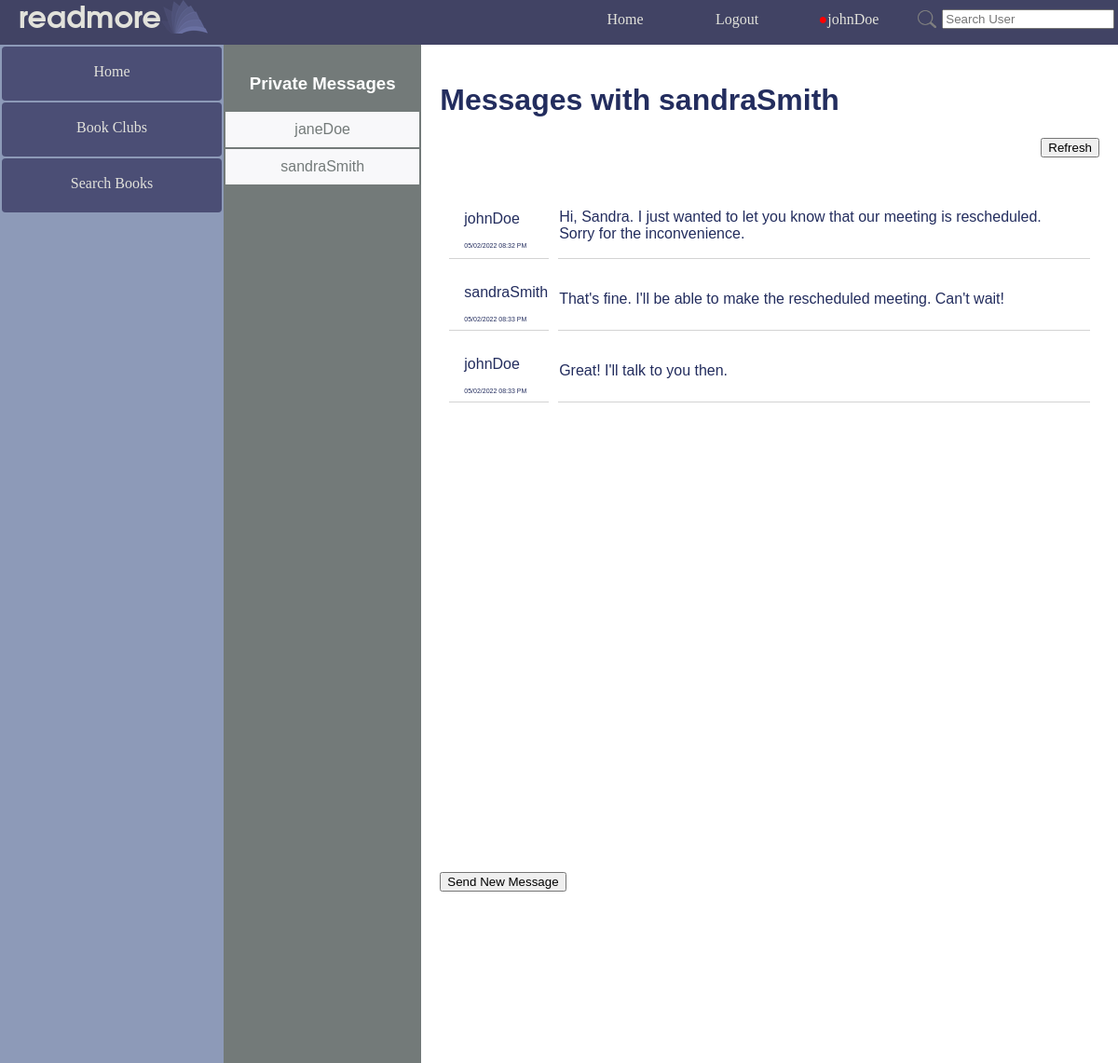
Screenshot of /readmore/messages/16/ (signed in) with the database file from the repository.
### readmore_app/models.py (models this page shows, shortened)
class UserExt(User):
    user_friends = models.ManyToManyField('UserExt', related_name="friends")
    user_birthdate = models.DateField()
    user_bio = models.TextField(default="This user hasn't written a bio :(")
    user_pending_friends = models.ManyToManyField('UserExt', related_name="pending_friends")
    user_reading_log = models.ManyToManyField('ReadingLogBook', related_name="reading_log")

class Chat(models.Model):
    chat_id = models.AutoField(primary_key=True)
    chat_user = models.ForeignKey(UserExt, null=True, on_delete=models.SET_NULL)
    chat_time = models.DateTimeField(auto_now_add=True)
    chat_type = models.CharField(default="chat", blank=False, null=False, max_length=20)
    chat_message = models.TextField()

class PM(Chat):
    chat_pm_identifier = models.CharField(max_length=100)

class Chat(models.Model):
    chat_id = models.AutoField(primary_key=True)
    chat_user = models.ForeignKey(UserExt, null=True, on_delete=models.SET_NULL)
    chat_time = models.DateTimeField(auto_now_add=True)
    chat_type = models.CharField(default="chat", blank=False, null=False, max_length=20)
    chat_message = models.TextField()

### readmore_app/views.py (the view, shortened to what this page needs)
# urls.py: path('messages/', views.messages, name='messages_no_id'),
def messages(request, friend_id=None):
    get_identifier = lambda user1, user2: str(min(user1.id, user2.id)) + '_' + str(max(user1.id, user2.id))
    if not request.user.is_authenticated:
        return redirect(reverse("readmore_app:login"))
    real_user = UserExt.objects.get(pk=request.user.id)
    if friend_id is None:
        if not real_user.user_friends.count():
            return render(request, 'readmore_app/messages.html', {'real_user': real_user})
        friend_id = real_user.user_friends.order_by('username')[0].id
        return redirect(reverse('readmore_app:messages', kwargs={'friend_id': friend_id}))
    friend = get_object_or_404(UserExt, id=friend_id)
    pm_list = PM.objects.filter(chat_pm_identifier=get_identifier(real_user, friend)).order_by('chat_time')
    sorted_friends = real_user.user_friends.order_by('username')
    return render(request, 'readmore_app/messages.html', {'real_user': real_user, 'friend': friend, 'pm_list': pm_list, 'sorted_friends': sorted_friends})

### readmore_app/templatetags/extras.py (called while the page is built)
@register.simple_tag
def num_notifications(user_id):
    try:
        this_user = UserExt.objects.get(pk=user_id)
        return Notification.objects.filter(notification_user=this_user).count()
    except Exception as e:
        return ""

### readmore_app/templates/readmore_app/messages.html (shortened to what this page needs)
{% extends parent_template|default:"base.html" %}
{% load static %}
{% block content %}
<div style="margin:0px;">
<div style="display:flex; margin-left:0px; font-family:Arial, Helvetica, sans-serif;">
<div class="mailbox_card">
    <h3 style="margin-top: 1%; color:white;">Private Messages</h3>
    <center>
    {% if not sorted_friends %}
    <h4>Add Friends to Message Them</h4>
    {% else %}
    {% for user_friend in sorted_friends %}
    <a class="mailbox_username" href="{% url 'readmore_app:messages' user_friend.id %}">{{ user_friend.username }}</a>
    {% endfor %}
    {% endif %}
    </center>
</div>
<div style="{% if not friend %}height: 600px;{% endif %}" class="message_area">
    {% if friend %}
    <h1 style="word-break:break-word">Messages with {{ friend.username }}</h1>
    <button onclick="window.location.reload();" style="float: right;">Refresh</button>
    <div id="chatdiv" style="width:100%; margin-top:10%;">
    <table id="chat_table">
    {% for message in pm_list %}
        <tr>
            <td >
                {% if message.chat_user %}<p>{{ message.chat_user }}</p>{% endif %}
                <p>{{ message.chat_time|date:'m/d/Y h:i A' }}</p>
            </td>
            <td style="word-break:break-word;">
                <p>{{ message.chat_message }}</p>
            </td>
        </tr>
    {% endfor %}
    </table>
    </div>
    <button style="display: block; margin-bottom: 200px; margin-top: 20px;" id="messageButton" onclick="displayMessage();">Send New Message</button>
    {% else %}
    <h1>Add Friends to Begin Sending Messages</h1>
    {% endif %}
</div>
</div>
</div>
{% endblock %}

### templates/base.html (shortened to what this page needs)
{% load extras %}
{% load static %}
<!DOCTYPE html>
<html lang="en">
  <head>
    <link rel=stylesheet href="{% static 'readmore_app/style.css' %}">
  </head>
  <body>
    <div class="container" >
      <div class="navbar navbar_wrapper">
        <div class="navbar">
          <div><h2 class="logo">readmore</h2></div>
          <div><img src="{% static 'readmore_app/logo_small.png' %}"></div>
        </div>
        <div class="navbar_links" style="padding-right:2%;">
          <a class="link" href="{% url 'readmore_app:index' %}">Home</a>
          {% if not user.is_authenticated %}
          <a class="link" href="{% url 'readmore_app:login' %}" >Login</a>
          <a class="link" href="{% url 'readmore_app:registration' %}">Register</a>
          {% else %}
          <a href="{% url 'readmore_app:logout' %}" >Logout</a>
          <div id="drop">
              {% num_notifications user.id as has_notifications %}
              <a  href="{% url 'readmore_app:profile' user.id %}" style="padding-bottom:17px;"><span id="notification_dot" style="color: red;">{% if has_notifications %}●{% endif %}</span>{{ user.username }}</a>
          </div>
          <div style="padding: 0.5%;">
            <form style="display: flex; left: 0px; position: relative; top:7px; align-items: center;" class="link" method="POST" action="{% url 'readmore_app:user_search_results' %}">
              <input type="image" width="20px" style="margin-right: 3%;" src="{% static 'readmore_app/logo_search.png' %}">
              <input type="text" placeholder="Search User" name="search_query" >
            </form>
          </div>
          {% endif %}
        </div>
      </div>
      <div class="content-container">
          {% if user.is_authenticated %}
          <div class="sidebar">
              <a href="{% url 'readmore_app:index' %}">Home</a>
              <a href="{% url 'readmore_app:book_clubs' %}">Book Clubs</a>
              <a href="{% url 'readmore_app:search_book' %}">Search Books</a>
          </div>
          <main style="margin:0;">
          {% endif %}
          {% block content %}{% endblock %}
          </main>
      </div>
    </div>
  </body>
</html>

### readmore_app/static/readmore_app/style.css (style rules this page uses)
body { font-family: Garamond, Georgia, serif; margin:0; overflow: hidden; }
a { text-decoration: none; }
h2.logo { color:#e2e2db; font-family:Arial, Helvetica, sans-serif; font-weight:800px; margin-left: 20px; font-size:32px; margin-top: 6px; }
.container { display:flex; flex-flow: column; height: inherit; overflow: hidden; }
.content-container { display: flex; justify-content: start; flex-direction: row; flex-wrap: nowrap; height: 100vh; }
h2.logo { color:#e2e2db; font-family: Avantgarde, TeX Gyre Adventor, URW Gothic L, sans-serif; font-weight:800px; margin-left: 20px; font-size:32px; margin-top: 6px; }
main { background-image: url(white_background.jpg); background-attachment:scroll; background-size:cover; display: flex; width: 80%; min-height: 100%; height: 100% auto; color: #232D5E; overflow-y: auto; overflow-x: hidden; justify-content:center; }
main > * { margin-left: 4.5%; }
main > div { width: 100%; }
#drop { display: flex; flex-direction: column; align-content: center; align-items: center; margin-right:2%; }
.mailbox_card { width: 30%; padding-top:3%; background-color: #737a79; text-align: center; min-width:130px; word-break: break-word; }
.mailbox_username { color: #737a79; background: #f8f8fa; display: block; padding: 10px; padding-bottom: 10px; word-wrap: break-word; height: fit-content; margin:1%; }
div.sidebar { position: relative; text-align: center; background: #8d9ab8; width:20%; height:100vh; }
.sidebar a { margin: 2px 2px 2px 2px; border-radius: 4px; color: #e2e2db; height: 30px; display:block; width:auto; border:none; padding: 10px; padding-top: 18px ; background: #4b4e75; }
.navbar_wrapper { padding-right: 2%; width:100%; }
.navbar { height:3em; }
div.navbar { float:initial; display: flex; border: none; position: relative; background: #414364; z-index: 1; justify-content: space-between; }
.navbar a { min-width: 120px; text-align: center; border-radius: 4px; font-size: medium; text-decoration: none; color: #e2e2db; background: none; padding: 12px 0px; }
#chatdiv { overflow: scroll; height: 63vh; width: 100%; overflow-x: hidden; }
#chat_table { border-spacing: 10px; }
#chat_table td { font-size: 1em; }
#chat_table tr td:first-child { border-bottom: 1px solid lightgray; padding-left: 1em; max-width: 150px; word-wrap: break-word; }
#chat_table tr td:last-child { width: 130vh; border-bottom: 1px groove lightgray; padding-right: 1em; }
#chat_table tr td:first-child p:last-child { font-size: 7px; }
.message_area { display: inline-table; box-shadow: 2px 2px 2px#7074ac; width: 100%; background-color: white; overflow: hidden; padding: 20px; padding-bottom:7%; }
.navbar_links { float:initial; display: flex; border: none; position: relative; z-index: 1; justify-content: space-between; }

### rows the page displays
UserExt: username "janeDoe"
UserExt: username "sandraSmith"
PM: chat_user "johnDoe", chat_time "05/02/2022 08:32 PM", chat_message "Hi, Sandra. I just wanted to let you know that our meeting is rescheduled. Sorry for the inconvenience."
PM: chat_user "sandraSmith", chat_time "05/02/2022 08:33 PM", chat_message "That's fine. I'll be able to make the rescheduled meeting. Can't wait!"
PM: chat_user "johnDoe", chat_time "05/02/2022 08:33 PM", chat_message "Great! I'll talk to you then."

### other values shown
{{ user.username }} "johnDoe"
{{ friend.username }} "sandraSmith"
